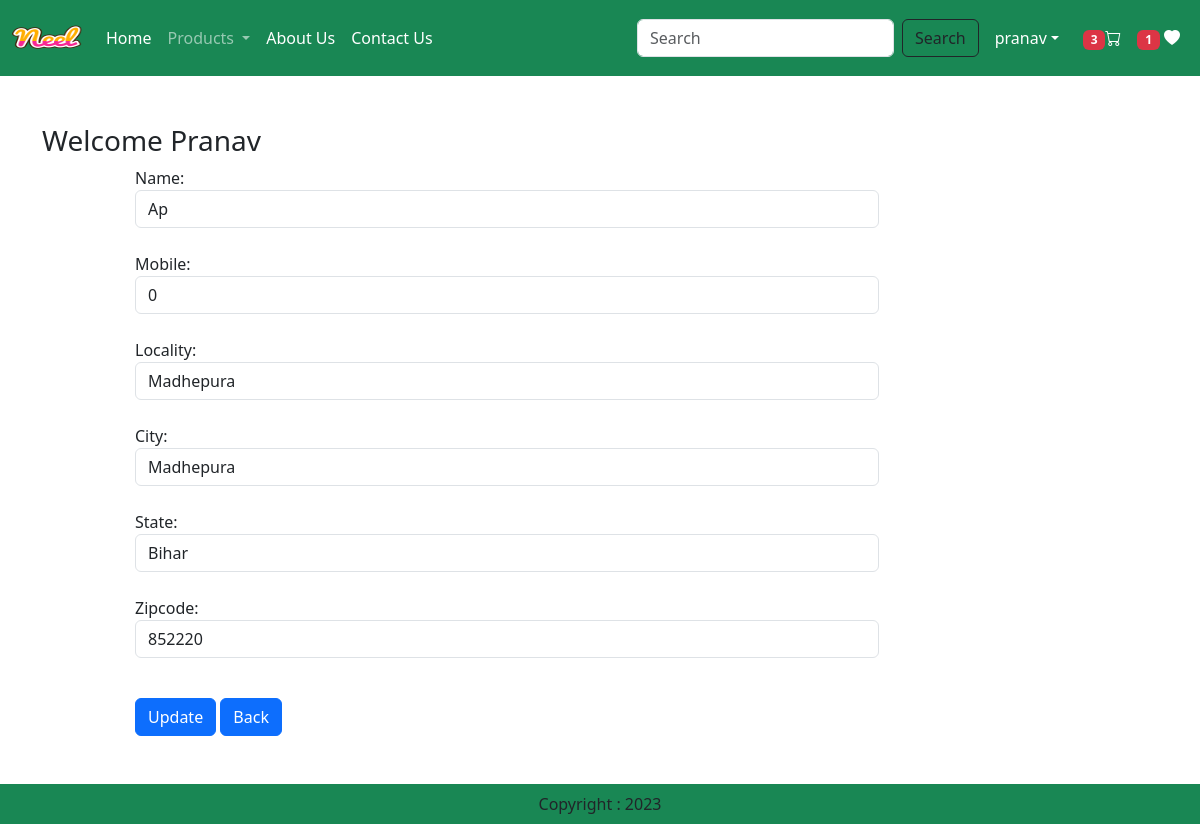
/updateAddress/7/ (signed in), run on the app's committed database.
### app/models.py (models this page shows, shortened)
class Customer(models.Model):
    user = models.ForeignKey(User, on_delete=models.CASCADE)
    name = models.CharField(max_length=200)
    locality = models.CharField(max_length=200)
    city = models.CharField(max_length=50)
    mobile = models.IntegerField(default=0)
    zipcode = models.IntegerField()
    state = models.CharField(choices=STATE_CHOICES,max_length=100)

### app/views.py (the view, shortened to what this page needs)
# urls.py: path('updateAddress/<int:pk>/',views.updateAddress.as_view(),name='updateAddress'),
@method_decorator(login_required,name='dispatch')
class updateAddress(View):
    def get(self,request,pk):
        add = Customer.objects.get(pk=pk)
        form = CustomerProfileForm(instance=add)
        totalitem = 0
        wishlist = 0
        loginusername = None
        if request.user.is_authenticated:
           totalitem = len(Cart.objects.filter(user=request.user))
           wishlist = len(Wishlist.objects.filter(user=request.user))
           loginusername = request.user.username
        return render(request,'app/updateAddress.html',locals())

### app/forms.py
class CustomerProfileForm(forms.ModelForm):
    class Meta:
        model = Customer
        fields = ['name','mobile','locality','city','state','zipcode']
        widgets={
            'name':forms.TextInput({'class':'form-control'}),
            'locality':forms.TextInput({'class':'form-control'}),
            'city':forms.TextInput({'class':'form-control'}),
            'mobile':forms.NumberInput({'class':'form-control'}),
            'state':forms.Select({'class':'form-control'}),
            'zipcode':forms.NumberInput({'class':'form-control'}),
        }

### app/templates/app/updateAddress.html (shortened to what this page needs)
{% extends 'app/base.html' %}
{% load static %}
{% block main-content %}
    <div class="container my-5">
        <div class="row">
            <h3>Welcome <span class="text-capitalize">{{request.user}}</span></h3>
        </div>
        <div class="col-sm-8 offset-sm-1">
            <form action="" method="post">
                {% for fm in form %}
                {{fm.label_tag}}{{fm}}<small class="text-danger">{{fm.errors|striptags}}</small>
                <br>
                {% endfor %}
                <div class="col-12 mt-3">
                    <button type="submit" class="btn btn-primary">Update</button>
                    <a href="{% url 'address' %}" type="button" class="btn btn-primary">Back</a>
                </div>
            </form>
        </div>
    </div>
{% endblock main-content %}

### app/templates/app/base.html (shortened to what this page needs)
<!DOCTYPE html>
{% load static %}
<html lang="en">
<head>
    <link href="https://cdn.jsdelivr.net/npm/bootstrap@5.3.0-alpha1/dist/css/bootstrap.min.css" rel="stylesheet">
    <link rel="stylesheet" href="https://cdn.jsdelivr.net/npm/bootstrap-icons@1.5.0/font/bootstrap-icons.css" />
    <link rel="stylesheet" href="{% static 'app/css/owl.carousel.min.css' %}">
    <link rel="stylesheet" href="{% static 'app/css/all.min.css' %}">
    <link rel="stylesheet" href="{% static 'app/css/style.css' %}">
</head>
<body>
    <nav class="navbar navbar-expand-lg navbar-dark bg-success">
        <div class="container-fluid">
          <a class="navbar-brand" href="#">
            <img src="{% static 'app/images/product/Neel.png' %}" alt="" srcset="" width="70" height="50">
          </a>
          <div class="collapse navbar-collapse" id="navbarSupportedContent">
            <ul class="navbar-nav me-auto mb-2 mb-lg-0">
              {% if request.user.is_authenticated %}
              <li class="nav-item">
                <a class="nav-link active" aria-current="page" href="/">Home</a>
              </li>
              <li class="nav-item dropdown">
                <a class="nav-link dropdown-toggle" href="#" role="button" data-bs-toggle="dropdown" aria-expanded="false">
                  Products
                </a>
              </li>
              <li class="nav-item">
                <a class="nav-link text-white" href="{% url 'about' %}">About Us</a>
              </li>
              <li class="nav-item">
                <a class="nav-link text-white" href="{% url 'contact' %}">Contact Us</a>
              </li>
            </ul>
            <form class="d-flex" role="search" action="/search">
              <input class="form-control me-2" type="search" placeholder="Search" name="search" aria-label="Search">
              <button class="btn btn-outline-dark" type="submit">Search</button>
            </form>
          </div>
          <ul class="navbar-nav me-auto mb-2 mb-lg-0">
            <li class="nav-item dropdown mx-2">
               <a class="nav-link dropdown-toggle text-white" href="#" id="profiledropdown" role="button" data-bs-toggle="dropdown" aria-expanded="false">{{loginusername}}</a>
            </li>
            <li class="nav-item-mx-2"><a href="{% url 'showcart' %}" class="nav-link text-white"><span class="badge bg-danger">{% if totalitem > 0 %}{{totalitem}}{% endif %}</span><i class="bi bi-cart"></i></a></li>
            <li class="nav-item-mx-2"><a href="{% url 'wishlist' %}" class="nav-link text-white"> <span class="badge bg-danger">{% if wishlist > 0 %}{{wishlist}}{% endif %}</span>  <i class="bi bi-heart-fill"></i></a></li>
            {% else %}
            <li class="nav-item-mx-2"><a href="{% url 'login' %}" class="nav-link text-white">Login</a></li>
            <li class="nav-item-mx-2"><a href="{% url 'customerregistration' %}" class="nav-link text-white">Registration</a></li>
             {% endif %}
          </ul>
        </div>
    </nav>
    {% block main-content %}{% endblock main-content %}
    <footer class="container-fluid  bg-success text-center p-2 mt-5">
        Copyright : 2023
    </footer>
</body>
</html>

### data on the page
Customer: form "Ap" "0" "Madhepura" "Madhepura" "Bihar" "852220"

### other printed values
{{ loginusername }} "pranav"
{{ totalitem }} "3"
{{ wishlist }} "1"
{{ request.user }} "Pranav"
{{ fm.label_tag }} "Name:" "Mobile:" "Locality:" "City:" "State:" "Zipcode:"
